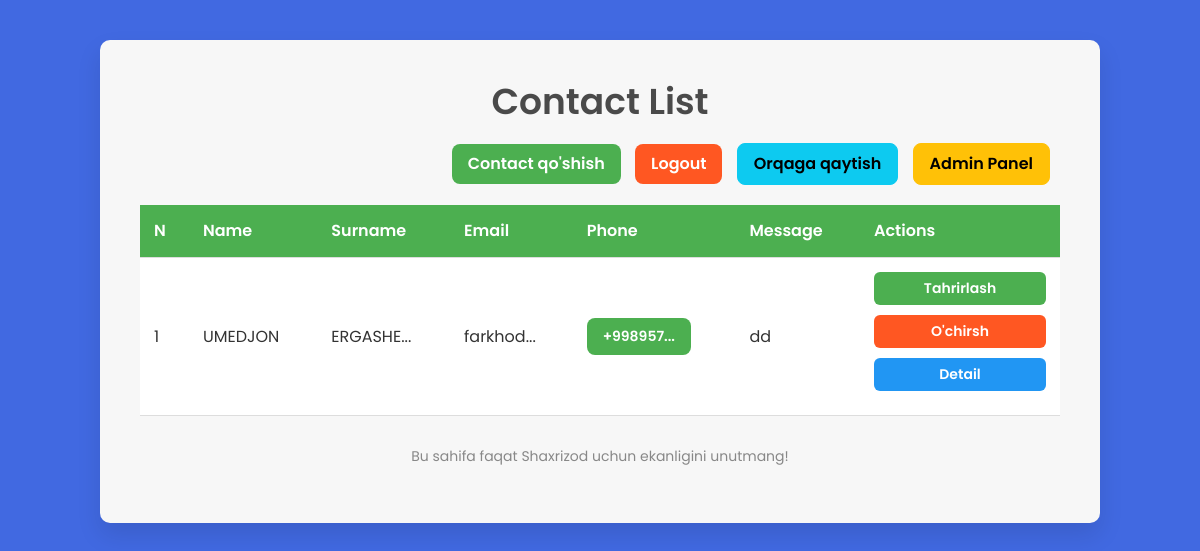
The app's page /dashboard/contacts/ (signed in) with its own data.
### me/models.py (models this page shows, shortened)
class Contact(models.Model):
    name = models.CharField(max_length=100)
    surname = models.CharField(max_length=100)
    email = models.EmailField()
    phone_number = models.CharField(max_length=15)
    message = models.TextField()
    created_at = models.DateTimeField(auto_now_add=True)

### me/views.py (the view)
# urls.py: path('dashboard/contacts/', ContactListView.as_view(), name='contact_list'),
class ContactListView(LoginRequiredMixin, ListView):
    model = Contact
    template_name = 'contact_list.html'
    context_object_name = 'contacts'
    login_url = 'me:login'  # Redirect to login page if not logged in

### templates/contact_list.html (shortened to what this page needs)
<!DOCTYPE html>
<html lang="en">
<head>
    <link rel="stylesheet" href="https://cdn.jsdelivr.net/npm/bootstrap@5.1.0/dist/css/bootstrap.min.css">
</head>
<body>
<div class="container">
    <h1>Contact List</h1>
    <div class="top-buttons">
        <a href="{% url 'me:contact_add' %}" class="btn btn-primary">Contact qo'shish</a>
        <form action="{% url 'me:logout' %}" method="post" style="display:inline;">
            <button type="submit" class="btn btn-secondary">Logout</button>
        </form>
        <a href="{% url 'me:dashboard' %}" class="btn btn-info">Orqaga qaytish</a>
        <a href="/admin/" class="btn btn-warning">Admin Panel</a>
    </div>
    <table>
        <thead>
            <tr>
                <th>N</th>
                <th>Name</th>
                <th>Surname</th>
                <th>Email</th>
                <th>Phone</th>
                <th>Message</th>
                <th>Actions</th>
            </tr>
        </thead>
        <tbody>
            {% for contact in contacts %}
    {% if forloop.counter <= 15 %}
        <tr>
            <td>{{ forloop.counter }}</td>
            <td>{{ contact.name|slice:":7" }}{% if contact.name|length > 7 %}...{% endif %}</td>
            <td>{{ contact.surname|slice:":7" }}{% if contact.surname|length > 7 %}...{% endif %}</td>
            <td>{{ contact.email|slice:":7" }}{% if contact.email|length > 7 %}...{% endif %}</td>
            <td>
                <a href="tel:{{ contact.phone_number }}" class="btn btn-sm btn-primary">
                    {{ contact.phone_number|slice:":7" }}{% if contact.phone_number|length > 7 %}...{% endif %}
                </a>
            </td>
            <td>{{ contact.message|slice:":7" }}{% if contact.message|length > 7 %}...{% endif %}</td>
            <td class="action-links">
                <a href="{% url 'me:contact_edit' contact.pk %}" class="edit-link">Tahrirlash</a>
                <a href="{% url 'me:contact_delete' contact.pk %}" class="delete-link">O'chirsh</a>
                <a href="{% url 'me:contact_detail' contact.pk %}" class="detail-link">Detail</a>
            </td>
        </tr>
    {% endif %}
{% empty %}
    <tr>
        <td colspan="7" class="text-center">No contacts found.</td>
    </tr>
{% endfor %}
        </tbody>
    </table>
    <div class="footer-text">
        <p>Bu sahifa faqat Shaxrizod uchun ekanligini unutmang! </p>
    </div>
</div>
</body>
</html>

### templates/contact_list.html (style rules this page uses)
body { font-family: 'Poppins', sans-serif; background-color: #4169e1; margin: 0; padding: 0; color: #333; }
.container { background-color: #f7f7f7; border-radius: 10px; box-shadow: 0 12px 24px rgba(0, 0, 0, 0.1); padding: 40px; max-width: 1000px; width: 100%; margin-top: 40px; margin-bottom: 40px; }
h1 { font-size: 36px; font-weight: 600; color: #4a4a4a; text-align: center; margin-bottom: 20px; }
.btn { border-radius: 8px; padding: 8px 16px; font-weight: 600; transition: all 0.3s ease; }
.btn-primary { background-color: #4CAF50; color: white; border: none; }
.btn-secondary { background-color: #ff5722; color: white; border: none; }
table { width: 100%; border-collapse: collapse; margin-top: 20px; }
th, td { padding: 14px; text-align: left; border-bottom: 1px solid #ddd; font-size: 16px; }
th { background-color: #4CAF50; color: white; font-weight: 600; }
td { background-color: #fff; color: #333; }
.action-links { text-align: center; }
.action-links a { padding: 6px 12px; text-decoration: none; font-weight: 600; margin-right: 10px; border-radius: 6px; transition: background-color 0.3s ease; font-size: 14px; display: block; width: 100%; margin-bottom: 10px; }
.edit-link { background-color: #4CAF50; color: white; }
.delete-link { background-color: #ff5722; color: white; }
.detail-link { background-color: #2196F3; color: white; }
.footer-text { font-size: 14px; color: #888; text-align: center; margin-top: 30px; }
.top-buttons { text-align: right; margin-bottom: 20px; }
.top-buttons .btn { display: inline-block; width: auto; margin-right: 10px; }
.action-links { width: 200px; margin: 0 auto; }

### records on screen
Contact: name "UMEDJON", surname "ERGASHE", email "farkhod", phone_number "+998957", message "dd"
